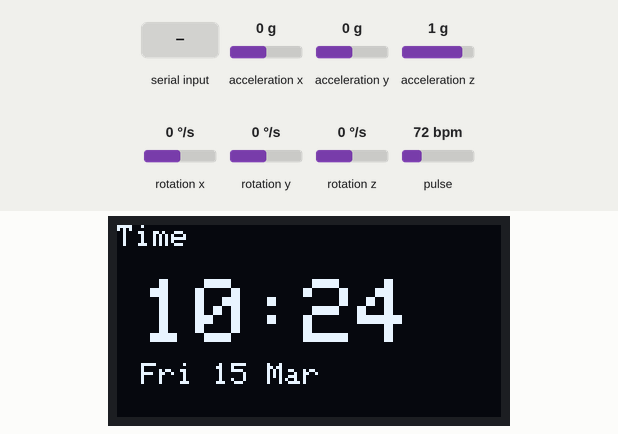
A sketch run on a simulated ESP8266 (NodeMCU). Shown: 128×64 one-colour display. Inputs (shaded band) come from the test bench; at power-on: pulse 72 bpm, acceleration x 0 g, acceleration y 0 g, acceleration z 1 g, rotation x 0 °/s, rotation y 0 °/s, rotation z 0 °/s. WiFi joins after 1.5 s; servers stay silent unless stated; uploads are accepted with an empty reply; the local clock reads 2024-03-15 10:24:30 at power-on unless the sketch sets it; random numbers use the default seed unless the sketch sets one; what the sketch prints to the serial monitor is not drawn.

Above: at 14.2 s.
14.3 s: "1" received over Serial
At 15.5 s:
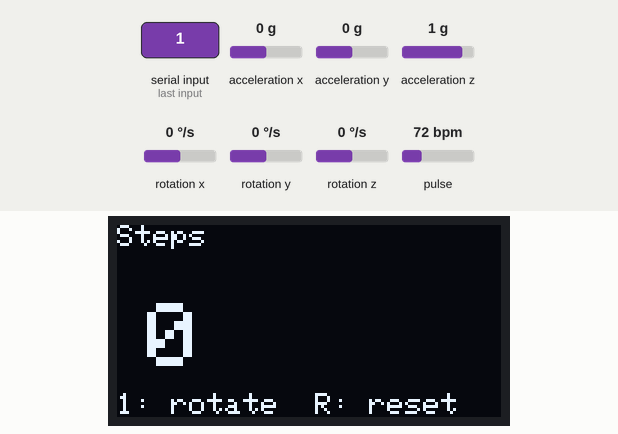
15.8 s: "1" received over Serial
At 16.7 s:
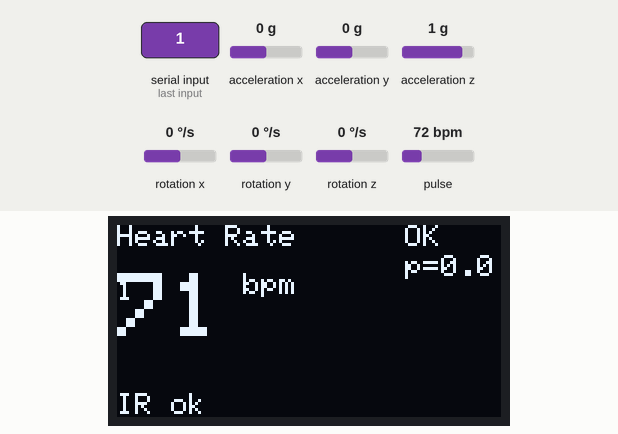
18.8 s: pulse set to 130 bpm
At 21.7 s:
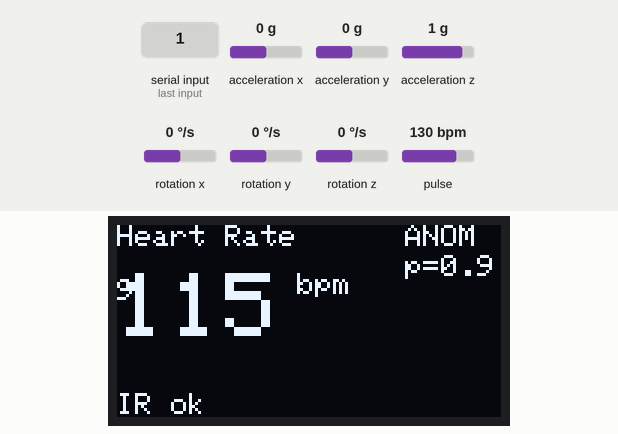
21.8 s: pulse set to 70 bpm
At 23.0 s:
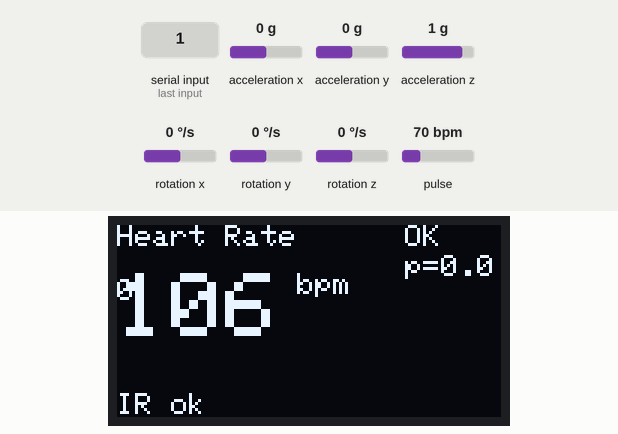
24.8 s: "1" received over Serial
At 25.6 s:
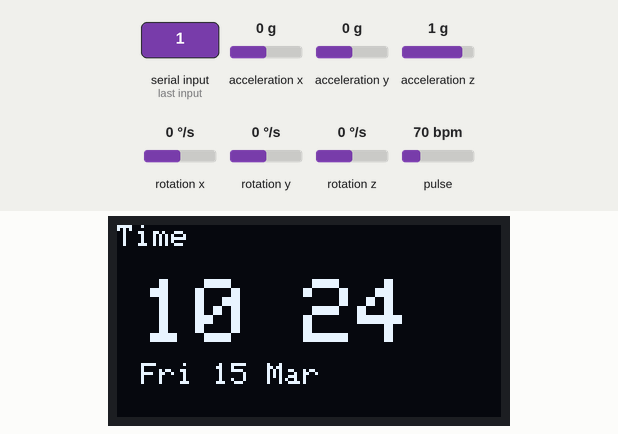
Timing chart, 0 to 27.8 s (numbered marks = the images above; inputs shaded):
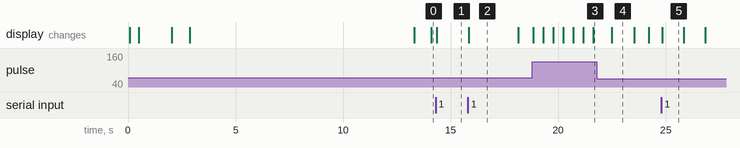

Measured:
- after the input at 15.8 s, the display: changes after 0.05 s (image 2)
- what the display in image 2 shows lasts 2.3 s, from 15.8 s to 18.1 s
- what the display in image 4 shows lasts 1.0 s, from 22.5 s to 23.5 s
- what the display in image 5 shows lasts 1.0 s, from 24.8 s to 25.8 s

The sketch:

firmware.ino
```cpp
// ===== DigiHealth Watch (ESP8266) =====
// OLED + Time + Steps (MPU6050) + MAX30105 HR + On-device ML + Pairing + Send to Backend

#include <Wire.h>
#include <Adafruit_GFX.h>
#include <Adafruit_SSD1306.h>
#include <time.h>
#include <math.h>
#include <MPU6050.h>
#include <ESP8266WiFi.h>
#include <ESP8266HTTPClient.h>
#include <MAX30105.h>
#include <string.h>
#include "heartRate.h"
#include "secrets.h"
// ======== ON-DEVICE ML HEADER ========
#include "logistic_model.h"   // must be in the same folder

// ======== BACKEND ENDPOINTS  =========
String URL_PAIR_REGISTER = String(SERVER_HOST) + "/api/pairing/register";
String URL_INGEST_STEPS  = String(SERVER_HOST) + "/ingest/steps";
String URL_INGEST_PULSE  = String(SERVER_HOST) + "/ingest/pulse";

// ================== TIME (NTP) ==================
const char* NTP1 = "pool.ntp.org";
const char* NTP2 = "time.google.com";
const char* NTP3 = "time.cloudflare.com";
const long   GMT_OFFSET_SEC = 4 * 3600; // Asia/Yerevan UTC+4
const int    DST_OFFSET_SEC = 0;

// ================== OLED ==================
#define SCREEN_WIDTH 128
#define SCREEN_HEIGHT 64
#define OLED_ADDR 0x3C
#define OLED_RESET -1

// ESP8266 I2C pins
const int SDA_PIN = 4;   // D2
const int SCL_PIN = 5;   // D1

Adafruit_SSD1306 display(SCREEN_WIDTH, SCREEN_HEIGHT, &Wire, OLED_RESET);

// ================== DEVICE ID + PAIRING ==================
String DEVICE_ID;    // MAC
String pairingCode;  // 6 digits

String generatePairingCode() {
  return String(random(100000, 999999));
}

// ================== MPU6050 STEP COUNTER ==================
// Notes for tuning sensitivity and accuracy:
// Acceleration magnitude is ~1.0 at rest (gravity)
// A step is detected when accel rises above HIGH and then drops below LOW
// Lower thresholds -> more sensitive (detects slow walking, more false positives)
// Higher thresholds -> stricter (fewer false positives, may miss gentle steps)
MPU6050 mpu;
const float accelThresholdHigh = 1.06f;
const float accelThresholdLow  = 0.95f;
const float gyroThreshold      = 100.0f;
const unsigned long debounceTime    = 300;
const unsigned long minStepDuration = 150;

const int   filterWindow = 4;
float       accelBuffer[filterWindow];
int         bufferIndex = 0;
bool        stepInProgress = false;
unsigned long lastStepTime  = 0;
unsigned long stepStartTime = 0;
unsigned long lastIMURead   = 0;
const unsigned long IMU_DT_MS = 20; // 50 Hz

long stepCount = 0;


// ================== HEART / ML STATE + HELPERS ==================
MAX30105 particleSensor;

uint32_t lastBeatMs = 0;
float bpm_smooth = 0.0f;
float last_bpm = 0.0f;

int   heartRateBPM = 0;
float ml_p = 0.0f;
bool  ml_alert = false;

volatile bool beatJustDetected = false;

// ML helper
static inline float sigmoidf(float x){ return 1.0f/(1.0f+expf(-x)); }
float predict_prob(const float feat[], int n) {
  float z = B;
  for (int i = 0; i < n; i++) {
    float xs = (feat[i] - CENTER[i]) / (SCALE[i] + 1e-6f);
    z += W[i] * xs;
  }
  return sigmoidf(z);
}

// ================== UI STATE ==================
uint8_t currentScreen = 0; // 0 time, 1 steps, 2 heart
bool needsRedraw = true;

char timeHHMM[6]  = "00:00";
char dateLine[16] = "";
unsigned long lastBlinkMs = 0;
bool blinkColon = true;

unsigned long lastPoll = 0;
const unsigned long POLL_MS = 500;

// ================== SENDING TIMERS ==================
unsigned long lastSendSteps = 0;
unsigned long lastSendPulse = 0;
const unsigned long SEND_STEPS_MS = 5000;
const unsigned long SEND_PULSE_MS = 2000;

long lastSentSteps = -1;
int  lastSentBPM   = -1;

// ================== UI HELPERS ==================
void textCenter(const char* s, int y, uint8_t sz=1) {
  display.setTextSize(sz);
  int16_t x1, y1; uint16_t w, h;
  display.getTextBounds(String(s), 0, y, &x1, &y1, &w, &h);
  int x = (SCREEN_WIDTH - w)/2;
  display.setCursor(x, y);
  display.print(s);
}

void splash(const char* line1, const char* line2=nullptr) {
  display.clearDisplay();
  display.setTextColor(SSD1306_WHITE);
  textCenter(line1, 18, 1);
  if (line2) textCenter(line2, 36, 1);
  display.display();
}

// ================== TIME HELPERS ==================
bool timeIsSet() {
  time_t now = time(nullptr);
  return now > 8 * 3600 * 2;
}

bool getLocalTimeCompat(struct tm* info) {
  if (!timeIsSet()) return false;
  time_t now = time(nullptr);
  *info = *localtime(&now);
  return true;
}

void formatTimeAndDate() {
  struct tm t;
  if (!getLocalTimeCompat(&t)) return;
  snprintf(timeHHMM, sizeof(timeHHMM), "%02d:%02d", t.tm_hour, t.tm_min);
  static const char* wdays[7] = {"Sun","Mon","Tue","Wed","Thu","Fri","Sat"};
  static const char* months[12]={"Jan","Feb","Mar","Apr","May","Jun","Jul","Aug","Sep","Oct","Nov","Dec"};
  snprintf(dateLine, sizeof(dateLine), "%s %02d %s", wdays[t.tm_wday], t.tm_mday, months[t.tm_mon]);
}

// ================== WIFI + NTP ==================
void connectWiFi(uint32_t timeout_ms=20000) {
  WiFi.mode(WIFI_STA);
  WiFi.begin(WIFI_SSID, WIFI_PASSWORD);
  splash("Connecting Wi-Fi...");
  uint32_t t0 = millis();
  while (WiFi.status() != WL_CONNECTED && millis() - t0 < timeout_ms) {
    delay(250);
    yield();
  }
  if (WiFi.status() == WL_CONNECTED) {
    splash("Wi-Fi connected", WiFi.localIP().toString().c_str());
    delay(800);
  } else {
    splash("Wi-Fi FAILED");
    delay(1200);
  }
}

bool syncTimeOnce(const char* server, uint32_t wait_ms=12000) {
  configTime(GMT_OFFSET_SEC, DST_OFFSET_SEC, server);
  uint32_t t0 = millis();
  while (!timeIsSet() && millis() - t0 < wait_ms) {
    delay(250);
    yield();
  }
  if (timeIsSet()) { formatTimeAndDate(); return true; }
  return false;
}

void ensureTimeWithRetries() {
  if (WiFi.status() != WL_CONNECTED) return;
  if (syncTimeOnce(NTP1)) return;
  if (syncTimeOnce(NTP2)) return;
  if (syncTimeOnce(NTP3)) return;
}

// ================== HTTP HELPERS ==================
bool httpPostJson(const String& url, const String& json, bool addApiKey) {
  if (WiFi.status() != WL_CONNECTED) return false;

  WiFiClient client;
  HTTPClient http;

  if (!http.begin(client, url)) return false;
  http.addHeader("Content-Type", "application/json");
  if (addApiKey) http.addHeader("x-api-key", API_KEY);

  int code = http.POST(json);
  http.end();
  return (code >= 200 && code < 300);
}

// ================== PAIRING ==================
void doPairingRegister() {
  pairingCode = generatePairingCode();

  display.clearDisplay();
  display.setTextColor(SSD1306_WHITE);
  display.setTextSize(1);
  display.setCursor(0,0);
  display.println("DigiHealth Watch");
  display.println("----------------");
  display.println("Pairing Code:");
  display.setTextSize(2);
  display.println(pairingCode);
  display.setTextSize(1);
  display.display();

  String body = "{\"deviceId\":\"" + DEVICE_ID + "\",\"pairingCode\":\"" + pairingCode + "\"}";
  bool ok = httpPostJson(URL_PAIR_REGISTER, body, false);

  Serial.print("Pair register: ");
  Serial.println(ok ? "OK" : "FAIL");
  delay(10000); // show pairing code for 10 seconds
}

// ================== STEP COUNTER ==================
void initStepCounter() {
  mpu.initialize();
  for (int i = 0; i < filterWindow; i++) accelBuffer[i] = 1.0f;
  stepInProgress = false;
  lastStepTime = stepStartTime = 0;
}

void updateStepCounter() {
  if (millis() - lastIMURead < IMU_DT_MS) return;
  lastIMURead = millis();

  int16_t ax_raw, ay_raw, az_raw;
  int16_t gx_raw, gy_raw, gz_raw;
  mpu.getMotion6(&ax_raw, &ay_raw, &az_raw, &gx_raw, &gy_raw, &gz_raw);

  float ax = ax_raw / 16384.0f;
  float ay = ay_raw / 16384.0f;
  float az = az_raw / 16384.0f;
  float gx = gx_raw / 131.0f;
  float gy = gy_raw / 131.0f;
  float gz = gz_raw / 131.0f;

  float accelMag = sqrtf(ax*ax + ay*ay + az*az);
  float gyroMag  = sqrtf(gx*gx + gy*gy + gz*gz);

  accelBuffer[bufferIndex] = accelMag;
  bufferIndex = (bufferIndex + 1) % filterWindow;

  float accelFiltered = 0.0f;
  for (int i = 0; i < filterWindow; i++) accelFiltered += accelBuffer[i];
  accelFiltered /= filterWindow;

  unsigned long now = millis();

  if (gyroMag < gyroThreshold) {
    if (!stepInProgress && accelFiltered > accelThresholdHigh && (now - lastStepTime) > debounceTime) {
      stepInProgress = true;
      stepStartTime = now;
    }
    if (stepInProgress && accelFiltered < accelThresholdLow) {
      stepInProgress = false;
      if ((now - stepStartTime) >= minStepDuration) {
        lastStepTime = now;
        stepCount++;
        if (currentScreen == 1) needsRedraw = true;
      }
    }
  } else {
    stepInProgress = false;
  }
}


// ================== HEART / ML UPDATE ==================
void updateHeart_RR_ML() {
  long irValue = particleSensor.getIR();

  // No finger / weak signal
  if (irValue < 50000) {
    heartRateBPM = 0;
    bpm_smooth = 0.0f;
    last_bpm = 0.0f;
    lastBeatMs = 0;
    ml_p = 0.0f;
    ml_alert = false;
    beatJustDetected = false;
    return;
  }

  if (!checkForBeat(irValue)) {
    return;
  }

  uint32_t now = millis();
  beatJustDetected = false;

  // Need a previous beat to compute IBI
  if (lastBeatMs == 0) {
    lastBeatMs = now;
    return;
  }

  uint32_t ibi = now - lastBeatMs;
  lastBeatMs = now;

  // Ignore unrealistic intervals
  if (ibi <= 400 || ibi >= 1500) {
    return;
  }

  beatJustDetected = true;

  float bpm_new = 60000.0f / (float)ibi;

  if (bpm_smooth == 0.0f) {
    bpm_smooth = bpm_new;
  } else {
    bpm_smooth = 0.2f * bpm_new + 0.8f * bpm_smooth;
  }

  float diff_bpm = bpm_smooth - last_bpm;
  last_bpm = bpm_smooth;

  heartRateBPM = (int)(bpm_smooth + 0.5f);

  float feat[NFEAT];
  feat[0] = (float)heartRateBPM;
  feat[1] = diff_bpm;

  ml_p = predict_prob(feat, NFEAT);
  ml_alert = (ml_p >= THRESHOLD);

  if (currentScreen == 2) {
    needsRedraw = true;
  }
}
// ================== UI DRAW ==================
void drawScreen(uint8_t s) {
  display.clearDisplay();
  display.setTextColor(SSD1306_WHITE);
  display.setTextSize(1);
  display.setCursor(0,0);

  if (s == 0) {
    display.println("Time");
    if (timeIsSet()) formatTimeAndDate();
    char buf[6]; strncpy(buf, timeHHMM, sizeof(buf));
    if (!blinkColon) buf[2] = ' ';
    display.setTextSize(3);
    display.setCursor(8, 18);
    display.print(buf);
    display.setTextSize(1);
    display.setCursor(8, 46);
    if (dateLine[0] != '\0') display.print(dateLine); else display.print("-- -- ---");

  } else if (s == 1) {
    display.println("Steps");
    display.setTextSize(3);
    display.setCursor(10, 26);
    display.print(stepCount);
    display.setTextSize(1);
    display.setCursor(0, 56);
    display.print("1: rotate  R: reset  T: resync");

  } else {
    display.println("Heart Rate");
    display.setTextSize(3);
    display.setCursor(0, 16);
    if (heartRateBPM > 0) display.print(heartRateBPM); else display.print("--");
    display.setTextSize(1);
    display.print(" bpm");

    display.setCursor(96, 0);
    display.println(ml_alert ? "ANOM" : "OK");
    display.setCursor(96, 10);
    display.print("p=");
    display.println(ml_p, 2);

    display.setCursor(0, 56);
    display.print("IR ok");
  }

  display.display();
}

// ================== SEND TO BACKEND ==================
void maybeSendSteps() {
  unsigned long now = millis();
  if (now - lastSendSteps < SEND_STEPS_MS) return;

  if (stepCount == lastSentSteps) {
    lastSendSteps = now;
    return;
  }

  String body = "{\"deviceId\":\"" + DEVICE_ID + "\",\"steps\":" + String(stepCount) + "}";
  bool ok = httpPostJson(URL_INGEST_STEPS, body, true);

  if (ok) lastSentSteps = stepCount;
  lastSendSteps = now;
}

void maybeSendPulse() {
  unsigned long now = millis();
  if (now - lastSendPulse < SEND_PULSE_MS) return;

  bool shouldSend = false;
  if (heartRateBPM != lastSentBPM && heartRateBPM > 0) shouldSend = true;
  if (beatJustDetected) shouldSend = true;

  if (!shouldSend) {
    lastSendPulse = now;
    beatJustDetected = false;
    return;
  }

  bool beat = beatJustDetected;
  beatJustDetected = false;

  String body = "{\"deviceId\":\"" + DEVICE_ID + "\",\"bpm\":" + String(heartRateBPM) +
                ",\"beat\":" + String(beat ? "true" : "false") + "}";

  bool ok = httpPostJson(URL_INGEST_PULSE, body, true);

  if (ok && heartRateBPM > 0) lastSentBPM = heartRateBPM;
  lastSendPulse = now;
}

// ================== ARDUINO ==================
void setup() {
  Serial.begin(115200);
  randomSeed(analogRead(A0));

  Wire.begin(SDA_PIN, SCL_PIN);
  Wire.setClock(100000); //standard I2C (more stable for multi-device setups)

  // OLED
  if (!display.begin(SSD1306_SWITCHCAPVCC, OLED_ADDR)) {
    Serial.println("SSD1306 not found");
    while (1) {}
  }
  splash("OLED ready");

  // MAX30105
  if (!particleSensor.begin(Wire, I2C_SPEED_FAST)) {
    splash("MAX30105 FAIL");
    Serial.println("MAX30105 not found");
    while (1);
  }
  particleSensor.setup();                 // default
  particleSensor.setPulseAmplitudeRed(0x3F);   // stronger LED (more reliable)
  particleSensor.setPulseAmplitudeGreen(0);

  // Steps
  initStepCounter();
  splash("Step counter", "ready");
  delay(400);

  // WiFi
  connectWiFi();

  DEVICE_ID = WiFi.macAddress();
  Serial.print("DEVICE_ID: ");
  Serial.println(DEVICE_ID);

  ensureTimeWithRetries();
  if (timeIsSet()) formatTimeAndDate();

  doPairingRegister();

  needsRedraw = true;
}

void loop() {
  // Serial commands
  while (Serial.available()) {
    char c = Serial.read();
    if (c == '1') {
      currentScreen = (currentScreen + 1) % 3;
      needsRedraw = true;
    } else if (c == 'T' || c == 't') {
      if (WiFi.status() == WL_CONNECTED) {
        ensureTimeWithRetries();
        if (timeIsSet()) { formatTimeAndDate(); needsRedraw = true; }
      }
    } else if (c == 'R' || c == 'r') {
      stepCount = 0;
      stepInProgress = false;
      lastStepTime = stepStartTime = 0;
      lastSentSteps = -1;
      if (currentScreen == 1) needsRedraw = true;
    }
  }

  updateStepCounter();
  updateHeart_RR_ML();

  // Time screen blink
  if (currentScreen == 0 && millis() - lastBlinkMs > 1000) {
    lastBlinkMs = millis();
    blinkColon = !blinkColon;
    needsRedraw = true;
  }

  // Minute refresh
  if (millis() - lastPoll > POLL_MS && timeIsSet()) {
    lastPoll = millis();
    static int lastMin = -1;
    struct tm t;
    if (getLocalTimeCompat(&t)) {
      if (t.tm_min != lastMin) {
        lastMin = t.tm_min;
        formatTimeAndDate();
        if (currentScreen == 0) needsRedraw = true;
      }
    }
  }

  // Retry NTP
  static unsigned long lastRetry = 0;
  if (!timeIsSet() && WiFi.status() == WL_CONNECTED) {
    if (millis() - lastRetry > 15000) {
      lastRetry = millis();
      ensureTimeWithRetries();
      if (timeIsSet()) { formatTimeAndDate(); needsRedraw = true; }
    }
  }

  maybeSendSteps();
  maybeSendPulse();

  if (needsRedraw) {
    drawScreen(currentScreen);
    needsRedraw = false;
  }

  yield();
}
```

logistic_model.h
```cpp
#ifndef LOGISTIC_MODEL_H
#define LOGISTIC_MODEL_H

const int NFEAT = 2;
const float W[2] = {3.20637647f, 3.59292458f};
const float B = -1.46060438f;
const float CENTER[2] = {81.13782704f, 2.41496488f};
const float SCALE[2] = {18.43234097f, 4.77271899f};
const float THRESHOLD = 0.60000000f;

#endif
```

secrets_example.h
```cpp
#ifndef SECRETS_H
#define SECRETS_H

const char* WIFI_SSID     = "your_wifi_name";
const char* WIFI_PASSWORD = "your_password";
const char* SERVER_HOST   = "http://your-server:8080";
const char* API_KEY       = "your_api_key";

#endif
```
